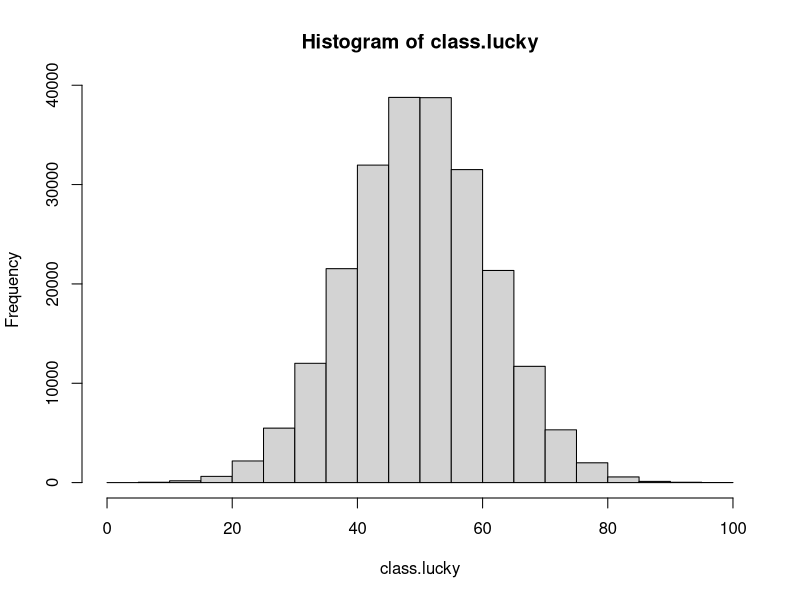
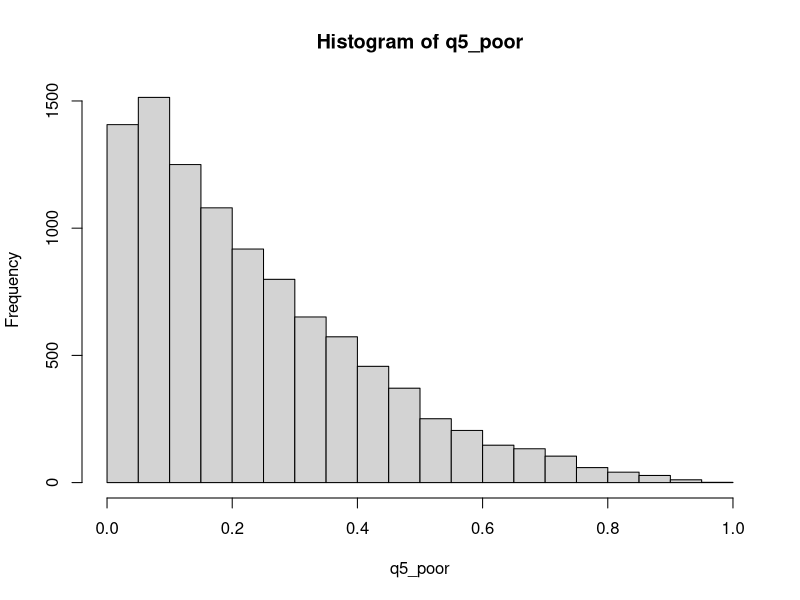
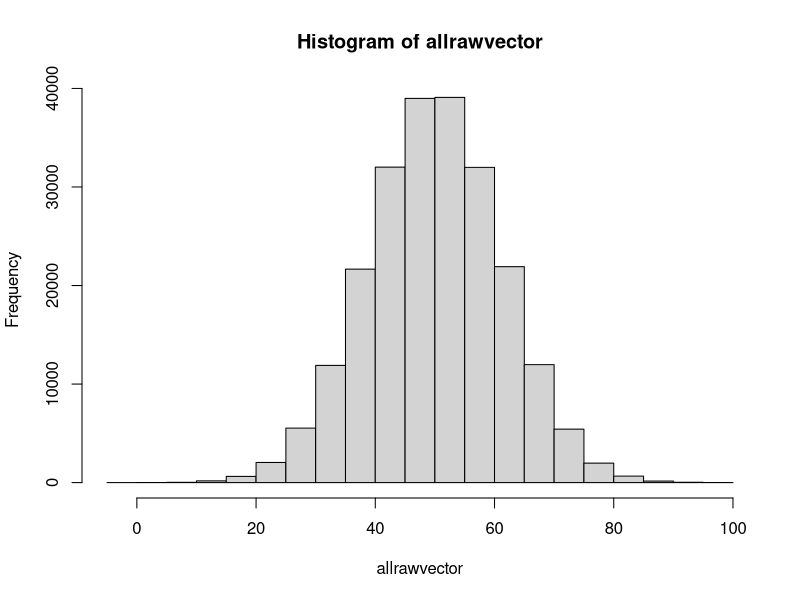
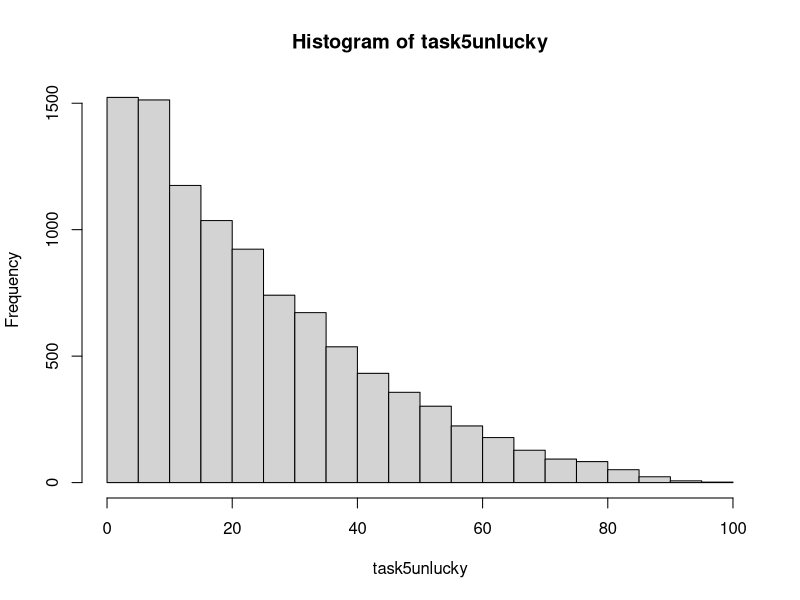

The R script that drew these images, in order: (Note: a time limit stopped this script after it produced the figures.)
#Question 5
mean.all <- rnorm(10000,mean = 50,sd = 5)
class.unlucky <- rnorm(26,mean = 40,sd = 8)
class.lucky <- c()
class.size <- round(runif(9999,5,40))
for (i in 1:9999) {
  mean <- mean.all[i]
  size <- class.size[i]
  class <- rnorm(size,mean,10)
  class.lucky <- c(class.lucky,class)
}
hist(class.lucky)
class.allraw <- c(class.unlucky,class.lucky)
q5_poor <- c()
for (j in 1:10000) {
  q5_poor <- c(q5_poor,mean(rnorm(1,40,8)>class.allraw))
}
mean(q5_poor)
hist(q5_poor)
#####The following is the solution provided by teacher#####
allrawvector <- c()
allrawlist <- c()
for (i in 1:10000) {
  sampleclass <- rnorm(round(runif(1,5,40)),rnorm(1,50,5),10)
  allrawvector <- c(allrawvector,sampleclass)
  allrawlist <- c(allrawlist,list(sampleclass))
}
hist(allrawvector)

task5unlucky <- c()
for (i in 1:10000) {
  task5unlucky <- c(task5unlucky,mean(rnorm(1,40,8)>allrawvector)*100)
}
mean(task5unlucky)
hist(task5unlucky)
allnormlist <- c()
for (i in 1:10000) {
  classnorm <- c()
  for (j in i:(length(allrawlist[[i]]))) {
    classnorm <- c(classnorm,mean(allrawlist[[i]][j]>allrawvector)*100)
    allnormlist <- c(allnormlist,list(classnorm))
  }
}
cnt <- 0
for (i in 1:10000) {
  if (mean(sample(task5unlucky,26))>mean(allnormlist[[i]])) {
    cnt=cnt+1
  }
}
cnt
Leonie1 <- mean(64>allrawvector)*100
Leonie2 <- mean(63>allrawvector)*100
Leonie3 <- mean(62>allrawvector)*100
Leonie4 <- mean(59>allrawvector)*100
mean(c(Leonie1,Leonie2,Leonie3,Leonie4))
Sheldon1 <- mean(70>allrawvector)*100
Sheldon2 <- mean(63>allrawvector)*100
Sheldon3 <- mean(61>allrawvector)*100
Sheldon4 <- mean(56>allrawvector)*100
mean(c(Sheldon1,Sheldon2,Sheldon3,Sheldon4))
